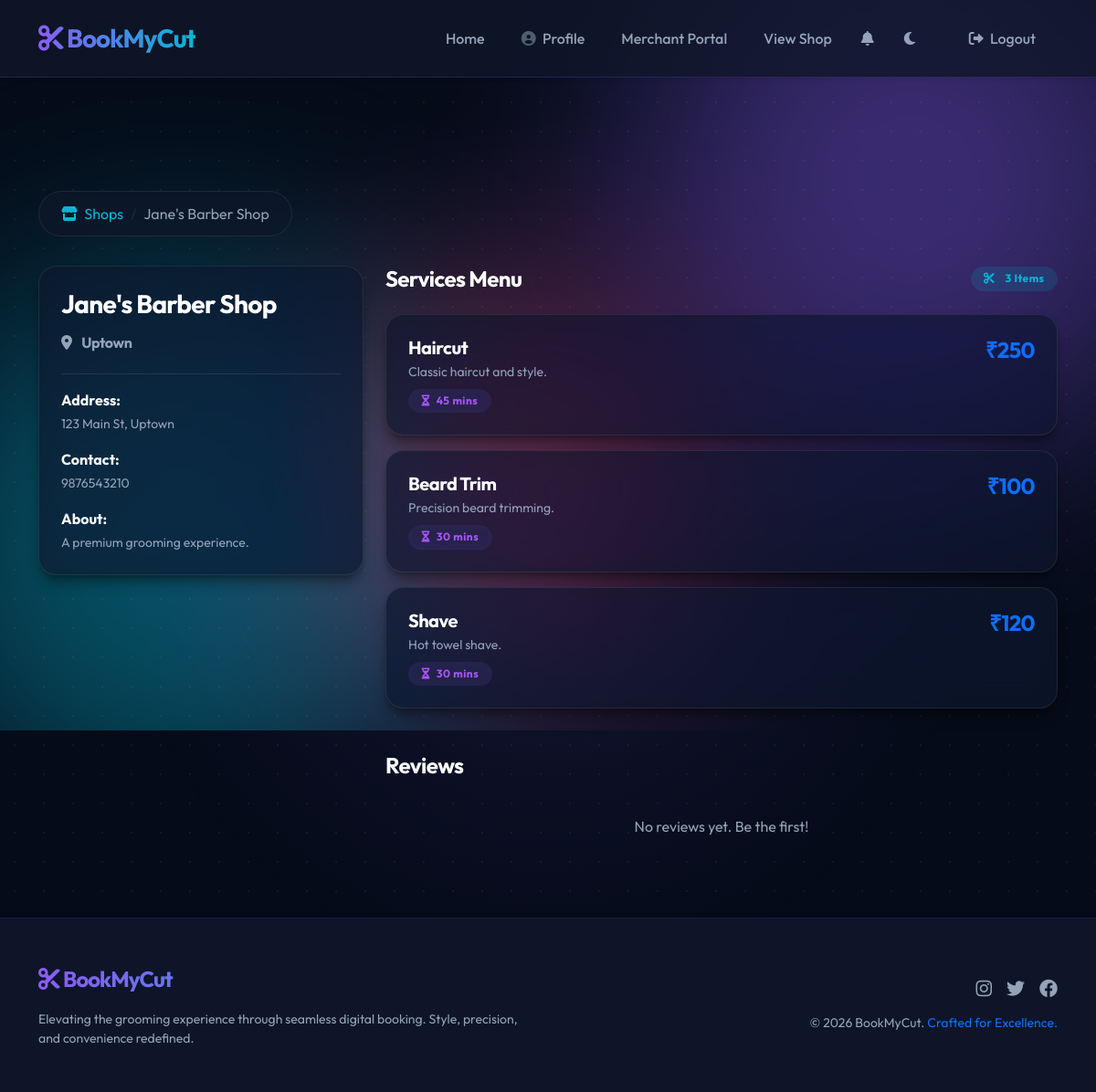
/shop/1 (signed in), run on the app's committed database.
### tables this page shows
CREATE TABLE shops (
    id INTEGER PRIMARY KEY AUTOINCREMENT,
    owner_id INTEGER NOT NULL,
    name VARCHAR(100) NOT NULL,
    area VARCHAR(100) NOT NULL,
    address TEXT NOT NULL,
    description TEXT,
    contact_number VARCHAR(20),
    shop_image VARCHAR(255),
    created_at TIMESTAMP DEFAULT (datetime('now', 'localtime')),
    FOREIGN KEY (owner_id) REFERENCES users(id) ON DELETE CASCADE
);

CREATE TABLE services (
    id INTEGER PRIMARY KEY AUTOINCREMENT,
    shop_id INTEGER NOT NULL,
    name VARCHAR(100) NOT NULL,
    description TEXT,
    price DECIMAL(10, 2) NOT NULL,
    duration_minutes INTEGER NOT NULL,
    FOREIGN KEY (shop_id) REFERENCES shops(id) ON DELETE CASCADE
);

### app.py (the view)
@app.route('/shop/<int:shop_id>')
def shop_details(shop_id):
    cursor = get_db_cursor()
    cursor.execute('SELECT * FROM shops WHERE id = ?', (shop_id,))
    shop = cursor.fetchone()
    cursor.execute('SELECT * FROM services WHERE shop_id = ?', (shop_id,))
    services = cursor.fetchall()
    cursor.execute('''
        SELECT r.*, u.name as user_name
        FROM reviews r
        JOIN users u ON r.user_id = u.id
        WHERE r.shop_id = ?
        ORDER BY r.created_at DESC
    ''', (shop_id,))
    reviews = cursor.fetchall()
    return render_template('shop_details.html', shop=shop, services=services, reviews=reviews)

### app.py (called while the page is built)
def get_db_cursor():
    return db.connection.cursor()

def is_logged_in():
    return 'loggedin' in session

def is_owner():
    return 'role' in session and session['role'] == 'shop_owner'

@app.context_processor
def inject_shop_status():
    unread_count = 0
    if is_logged_in():
        from flask import g
        cursor = get_db_cursor()
        cursor.execute("SELECT COUNT(*) as count FROM notifications WHERE user_id = ? AND is_read = FALSE", (session['id'],))
        res = cursor.fetchone()
        unread_count = res['count'] if res else 0
    if is_logged_in() and is_owner():
        cursor = get_db_cursor()
        cursor.execute('SELECT id FROM shops WHERE owner_id = ?', (session['id'],))
        shop = cursor.fetchone()
        return {'owner_has_shop': shop is not None, 'owner_shop_id': shop['id'] if shop else None, 'unread_notifications': unread_count, 'get_now': get_now}
    return {'owner_has_shop': False, 'owner_shop_id': None, 'unread_notifications': unread_count, 'get_now': get_now}

    @property
    def connection(self):
        if 'db_conn' not in g:
            g.db_conn = sqlite3.connect(self.db_path)
            g.db_conn.row_factory = sqlite3.Row
            g.db_conn.execute("PRAGMA foreign_keys = ON")
        return g.db_conn

### templates/shop_details.html (shortened to what this page needs)
{% extends 'base.html' %}
{% block content %}
<nav aria-label="breadcrumb">
    <ol class="breadcrumb">
        <li class="breadcrumb-item"><a href="{{ url_for('list_shops') }}"><i class="fas fa-store me-1"></i> Shops</a>
        </li>
        <li class="breadcrumb-item active" aria-current="page">{{ shop.name }}</li>
    </ol>
</nav>
<div class="row">
    <div class="col-md-4 mb-4">
        <div class="glass-card p-4 position-sticky fade-in" style="top: 20px;">
            <div class="card-body p-0">
                <h3 class="fw-bold text-white mb-3">{{ shop.name }}</h3>
                <h6 class="text-muted mb-4"><i class="fas fa-map-marker-alt me-2"></i> {{ shop.area }}</h6>
                <hr class="border-secondary opacity-10">
                <div class="mb-3">
                    <strong class="text-light d-block mb-1">Address:</strong>
                    <p class="text-muted small mb-0">{{ shop.address }}</p>
                </div>
                <div class="mb-3">
                    <strong class="text-light d-block mb-1">Contact:</strong>
                    <p class="text-muted small mb-0">{{ shop.contact_number }}</p>
                </div>
                <div>
                    <strong class="text-light d-block mb-1">About:</strong>
                    <p class="text-muted small mb-0">{{ shop.description }}</p>
                </div>
            </div>
        </div>
    </div>
    <div class="col-md-8">
        <div class="d-flex justify-content-between align-items-center mb-4">
            <h4 class="fw-bold text-white mb-0">Services Menu</h4>
            <span class="badge badge-soft-secondary rounded-pill">
                <i class="fas fa-scissors me-2"></i> {{ services|length }} Items
            </span>
        </div>
        <form action="{{ url_for('book_confirm') }}" method="get" id="servicesForm">
            <div class="d-flex flex-column gap-3 mb-5">
                {% for service in services %}
                <div class="glass-card p-4 d-flex justify-content-between align-items-center fade-in card-hover-effect"
                    style="border-radius: 20px;">
                    <div class="d-flex align-items-center flex-grow-1">
                        <label class="flex-grow-1 cursor-pointer" for="service{{ service.id }}">
                            <div class="d-flex justify-content-between align-items-start">
                                <div>
                                    <h5 class="fw-bold text-white mb-1">{{ service.name }}</h5>
                                    <p class="text-muted small mb-2">{{ service.description or 'Exquisite grooming
                                        service tailored for you.' }}</p>
                                    <div class="d-flex gap-2">
                                        <span class="badge badge-soft-primary rounded-pill small">
                                            <i class="fas fa-hourglass-half me-1"></i> {{ service.duration_minutes }}
                                            mins
                                        </span>
                                    </div>
                                </div>
                                <div class="text-end ms-3">
                                    <h4 class="fw-bold text-primary mb-0">₹{{ service.price }}</h4>
                                </div>
                            </div>
                        </label>
                    </div>
                </div>
                {% else %}
                <div class="glass-card p-5 text-center text-muted rounded-4">
                    <i class="fas fa-info-circle fa-2x mb-3 text-primary opacity-50"></i>
                    <p class="mb-0">Our services are being updated. Check back soon!</p>
                </div>
                {% endfor %}
            </div>
        </form>
        <h4 class="mb-3" id="reviews">Reviews</h4>
        {% for review in reviews %}
        <div class="glass-card p-4 mb-3 fade-in">
            <div class="d-flex justify-content-between align-items-center mb-3">
                <div class="text-warning">
                    {% for i in range(review.rating) %}
                    <i class="fas fa-star"></i>
                    {% endfor %}
                </div>
                <small class="text-muted">{{ review.created_at }}</small>
            </div>
            <h6 class="fw-bold text-light mb-2">{{ review.user_name }}</h6>
            <p class="text-muted mb-0">"{{ review.comment }}"</p>
        </div>
        {% else %}
        <p class="text-muted text-center py-4">No reviews yet. Be the first!</p>
        {% endfor %}
    </div>
</div>
{% endblock %}

### static/css/style.css (style rules this page uses)
:root { --bg-color: #050b18; --surface-color: #0f172a; --primary-color: #8b5cf6; --primary-glow: rgba(139, 92, 246, 0.5); --secondary-color: #06b6d4; --secondary-glow: rgba(6, 182, 212, 0.5); --accent-color: #f43f5e; --text-color: #f8fafc; --text-muted: #94a3b8; --glass-bg: rgba(15, 23, 42, 0.7); --glass-border: rgba(255, 255, 255, 0.08); --shadow-sm: 0 1px 2px 0 rgba(0, 0, 0, 0.05); --shadow-md: 0 4px 6px -1px rgba(0, 0, 0, 0.1), 0 2px 4px -1px rgba(0, 0, 0, 0.06); --shadow-lg: 0 10px 15px -3px rgba(0, 0, 0, 0.4), 0 4px 6px -2px rgba(0, 0, 0, 0.2); --shadow-xl: 0 20px 25px -5px rgba(0, 0, 0, 0.5), 0 10px 10px -5px rgba(0, 0, 0, 0.3); --nav-bg: rgba(15, 23, 42, 0.8); --footer-bg: rgba(15, 23, 42, 0.95); --card-hover-bg: linear-gradient(145deg, rgba(139, 92, 246, 0.1), rgba(6, 182, 212, 0.05)); --transition-speed: 0.3s; --slot-grid-bg: rgba(0, 0, 0, 0.3); --slot-btn-border: rgba(255, 255, 255, 0.1); --hero-title-gradient: linear-gradient(135deg, #ffffff 0%, #cbd5e1 100%); --hero-text-clr: rgba(248, 250, 252, 0.85); --hero-border-clr: rgba(255, 255, 255, 0.12); --hero-glow-opacity: 0.3; --aurora-1: #8b5cf6; --aurora-2: #06b6d4; --aurora-3: #f43f5e; --aurora-4: #6366f1; --dot-color: rgba(255, 255, 255, 0.05); --card-sub-bg: rgba(255, 255, 255, 0.03); --inner-border: rgba(255, 255, 255, 0.1); }
body { font-family: 'Outfit', sans-serif; background-color: var(--bg-color); color: var(--text-color); display: flex; flex-direction: column; min-height: 100vh; overflow-x: hidden; position: relative; transition: background-color var(--transition-speed), color var(--transition-speed); }
.glass-card { background: var(--glass-bg); backdrop-filter: blur(16px) saturate(180%); -webkit-backdrop-filter: blur(16px) saturate(180%); border: 1px solid var(--glass-border); border-radius: 20px; box-shadow: var(--shadow-lg); transition: all 0.5s cubic-bezier(0.23, 1, 0.32, 1); position: relative; overflow: hidden; }
.text-muted { color: var(--text-muted) !important; }
h1, h2, h3, h4, h5, h6 { font-weight: 700; letter-spacing: -0.025em; }
.fade-in { animation: slideUp 0.8s cubic-bezier(0.2, 0.8, 0.2, 1) forwards; }
.badge-soft-primary { background: rgba(139, 92, 246, 0.15); color: #a855f7; font-weight: 600; backdrop-filter: blur(10px); }
.badge { padding: 0.6em 1.2em; font-weight: 700; letter-spacing: 0.5px; border-radius: 50px; backdrop-filter: blur(4px); }
.badge-soft-primary { background: rgba(139, 92, 246, 0.15) !important; color: #a855f7 !important; }
.badge-soft-secondary { background: rgba(6, 182, 212, 0.15) !important; color: #06b6d4 !important; }
.breadcrumb { background: var(--glass-bg); padding: 0.75rem 1.5rem; border-radius: 50px; border: 1px solid var(--glass-border); backdrop-filter: blur(10px); display: inline-flex; margin-bottom: 2rem; }
.breadcrumb-item a { color: var(--secondary-color); text-decoration: none; transition: color 0.3s ease; }
.breadcrumb-item.active { color: var(--text-muted); }
.breadcrumb-item+.breadcrumb-item::before { color: var(--glass-border); content: "/"; }

### data on the page
shops: name "Jane's Barber Shop", area "Uptown", address "123 Main St, Uptown", contact_number "9876543210", description "A premium grooming experience."
services: name "Haircut", description "Classic haircut and style.", duration_minutes "45", price "250"
services: name "Beard Trim", description "Precision beard trimming.", duration_minutes "30", price "100"
services: name "Shave", description "Hot towel shave.", duration_minutes "30", price "120"

### other printed values
{{ services|length }} "3"
